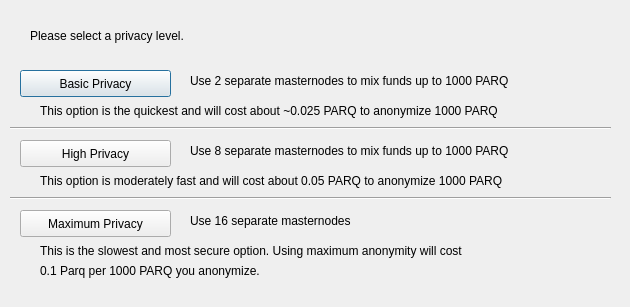
<?xml version="1.0" encoding="UTF-8"?>
<ui version="4.0">
 <class>DarksendConfig</class>
 <widget class="QDialog" name="DarksendConfig">
  <property name="geometry">
   <rect>
    <x>0</x>
    <y>0</y>
    <width>630</width>
    <height>307</height>
   </rect>
  </property>
  <property name="windowTitle">
   <string>Configure Darksend</string>
  </property>
  <widget class="QPushButton" name="buttonBasic">
   <property name="geometry">
    <rect>
     <x>20</x>
     <y>70</y>
     <width>151</width>
     <height>27</height>
    </rect>
   </property>
   <property name="text">
    <string>Basic Privacy</string>
   </property>
  </widget>
  <widget class="QPushButton" name="buttonHigh">
   <property name="geometry">
    <rect>
     <x>20</x>
     <y>140</y>
     <width>151</width>
     <height>27</height>
    </rect>
   </property>
   <property name="text">
    <string>High Privacy</string>
   </property>
  </widget>
  <widget class="QPushButton" name="buttonMax">
   <property name="geometry">
    <rect>
     <x>20</x>
     <y>210</y>
     <width>151</width>
     <height>27</height>
    </rect>
   </property>
   <property name="text">
    <string>Maximum Privacy</string>
   </property>
  </widget>
  <widget class="QLabel" name="label">
   <property name="geometry">
    <rect>
     <x>30</x>
     <y>20</y>
     <width>571</width>
     <height>31</height>
    </rect>
   </property>
   <property name="text">
    <string>Please select a privacy level.</string>
   </property>
  </widget>
  <widget class="QLabel" name="label_2">
   <property name="geometry">
    <rect>
     <x>190</x>
     <y>70</y>
     <width>421</width>
     <height>21</height>
    </rect>
   </property>
   <property name="text">
    <string>Use 2 separate masternodes to mix funds up to 1000 PARQ</string>
   </property>
  </widget>
  <widget class="QLabel" name="label_3">
   <property name="geometry">
    <rect>
     <x>190</x>
     <y>140</y>
     <width>411</width>
     <height>21</height>
    </rect>
   </property>
   <property name="text">
    <string>Use 8 separate masternodes to mix funds up to 1000 PARQ</string>
   </property>
  </widget>
  <widget class="QLabel" name="label_4">
   <property name="geometry">
    <rect>
     <x>190</x>
     <y>210</y>
     <width>421</width>
     <height>21</height>
    </rect>
   </property>
   <property name="text">
    <string>Use 16 separate masternodes</string>
   </property>
  </widget>
  <widget class="QLabel" name="label_6">
   <property name="geometry">
    <rect>
     <x>40</x>
     <y>100</y>
     <width>561</width>
     <height>21</height>
    </rect>
   </property>
   <property name="text">
    <string>This option is the quickest and will cost about ~0.025 PARQ to anonymize 1000 PARQ</string>
   </property>
  </widget>
  <widget class="QLabel" name="label_7">
   <property name="geometry">
    <rect>
     <x>40</x>
     <y>170</y>
     <width>561</width>
     <height>21</height>
    </rect>
   </property>
   <property name="text">
    <string>This option is moderately fast and will cost about 0.05 PARQ to anonymize 1000 PARQ</string>
   </property>
  </widget>
  <widget class="QLabel" name="label_8">
   <property name="geometry">
    <rect>
     <x>40</x>
     <y>240</y>
     <width>561</width>
     <height>21</height>
    </rect>
   </property>
   <property name="text">
    <string>This is the slowest and most secure option. Using maximum anonymity will cost</string>
   </property>
  </widget>
  <widget class="QLabel" name="label_9">
   <property name="geometry">
    <rect>
     <x>40</x>
     <y>260</y>
     <width>561</width>
     <height>21</height>
    </rect>
   </property>
   <property name="text">
    <string>0.1 Parq per 1000 PARQ you anonymize.</string>
   </property>
  </widget>
  <widget class="Line" name="line">
   <property name="geometry">
    <rect>
     <x>10</x>
     <y>120</y>
     <width>601</width>
     <height>16</height>
    </rect>
   </property>
   <property name="orientation">
    <enum>Qt::Horizontal</enum>
   </property>
  </widget>
  <widget class="Line" name="line_2">
   <property name="geometry">
    <rect>
     <x>10</x>
     <y>190</y>
     <width>601</width>
     <height>16</height>
    </rect>
   </property>
   <property name="orientation">
    <enum>Qt::Horizontal</enum>
   </property>
  </widget>
 </widget>
 <resources/>
 <connections/>
</ui>
